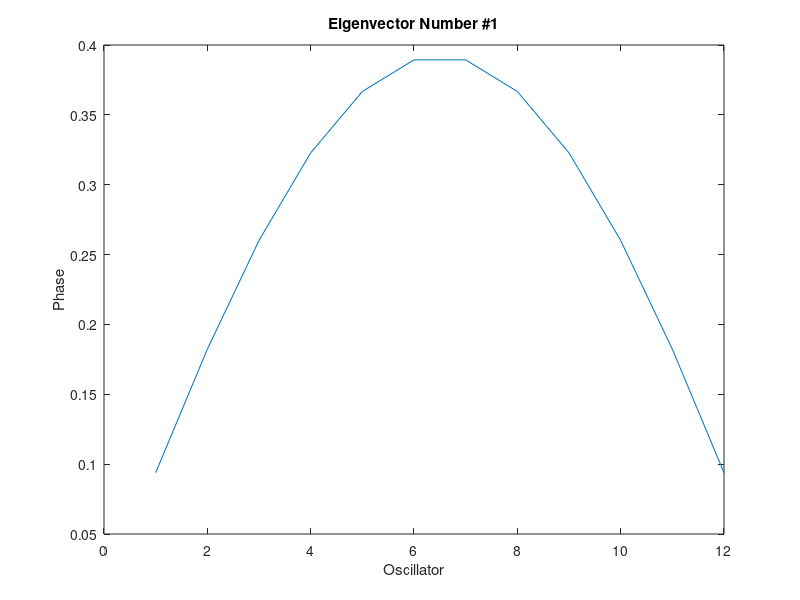
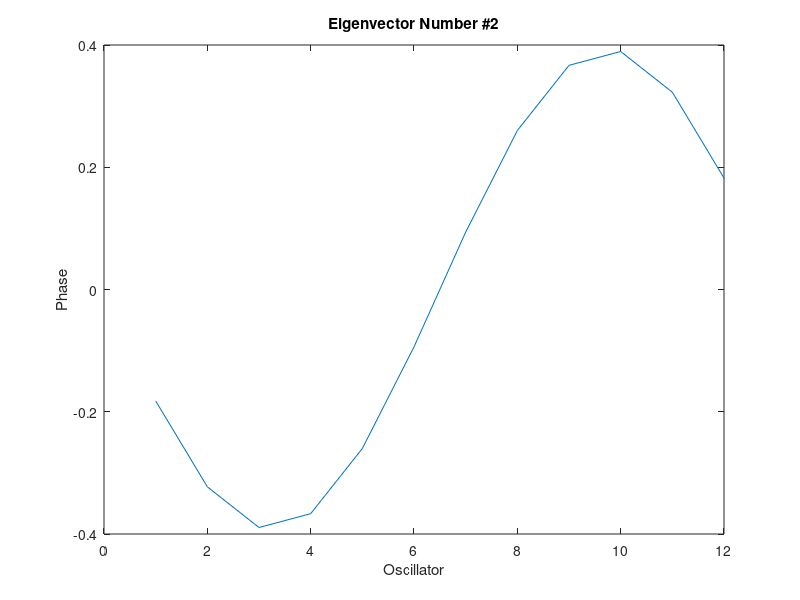
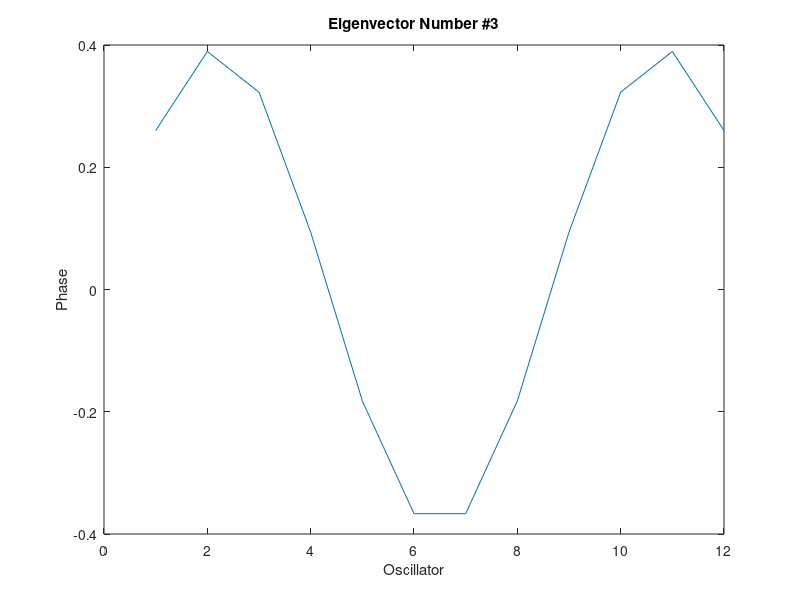
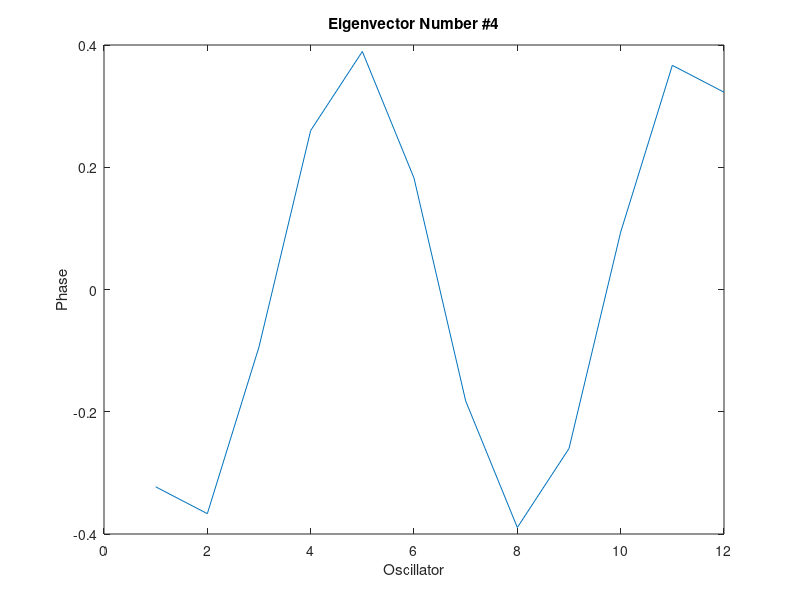

Reproduce these figures in MATLAB, in order.
%MONATOMIC FORM
m=191.3/1000
M=zeros(12,12);
for i=1:12
    M(i,i)=m;
    end
M
k=56.3;
Kmat=zeros(12,12);
Kmat(1,1)=2*k;
Kmat(1,2)=-k;
Kmat(1,3)=0;
for i=2:11
    Kmat(i,i)=2*k;
    Kmat(i,i+1)=-k;
    Kmat(i,i-1)=-k;
end
Kmat(12,10)=0;
Kmat(12,11)=-k;
Kmat(12,12)=2*k;
Kmat
A=inv(M)*Kmat;
[v,e]= eig(A)
T=(2*pi).*(diag(e.^(-1/2)));

for ii=1:12
figure(ii)
n=ii;
ii=v(:,ii);
plot(ii);
xlabel('Oscillator')
ylabel('Phase')
title(['Eigenvector Number #', int2str(n)])
pause
end
display(T)